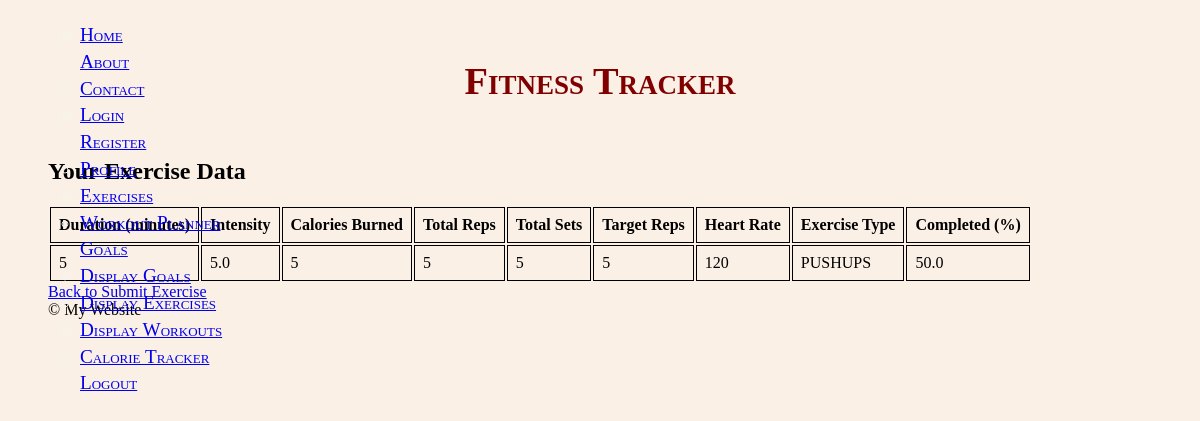
Page /displayexercises (signed in) on the committed database.
### app.py (models this page shows)
class Exercise(db.Model):
    id = db.Column(db.Integer, primary_key=True)
    exerciseduration = db.Column(db.Integer, nullable=False)
    intensity = db.Column(db.Float, nullable=False)
    caloriesburned = db.Column(db.Integer, nullable=False)
    totalreps = db.Column(db.Integer, nullable=False)
    totalsets = db.Column(db.Integer, nullable=False)
    targetreps = db.Column(db.Integer, nullable=False)
    heartrate = db.Column(db.Integer, nullable=False)
    exercise_type = db.Column(db.String(50), nullable=False)
    completed = db.Column(db.Float, nullable=False)
    user_id = db.Column(db.Integer, db.ForeignKey('user.id'), nullable=False)

### app.py (the view)
@app.route('/displayexercises', methods=['GET'])
@login_required
def displayexercise():
    user_id = current_user.id
    exercises = Exercise.query.filter_by(user_id=user_id).all()
    return render_template('displayexercises.html', exercises=exercises)

### app.py (called while the page is built)
@login_manager.user_loader
def load_user(user_id):
    return db.session.get(User, int(user_id))

### templates/displayexercises.html (shortened to what this page needs)
{% extends 'mybase.html' %}
{% block content %}
    <h2>Your Exercise Data</h2>
    <table>
        <thead>
            <tr>
                <th>Duration (minutes)</th>
                <th>Intensity</th>
                <th>Calories Burned</th>
                <th>Total Reps</th>
                <th>Total Sets</th>
                <th>Target Reps</th>
                <th>Heart Rate</th>
                <th>Exercise Type</th>
                <th>Completed (%)</th>
            </tr>
        </thead>
        <tbody>
            {% for exercise in exercises %}
            <tr>
                <td>{{ exercise.exerciseduration }}</td>
                <td>{{ exercise.intensity }}</td>
                <td>{{ exercise.caloriesburned }}</td>
                <td>{{ exercise.totalreps }}</td>
                <td>{{ exercise.totalsets }}</td>
                <td>{{ exercise.targetreps }}</td>
                <td>{{ exercise.heartrate }}</td>
                <td>{{ exercise.exercise_type }}</td>
                <td>{{ exercise.completed }}</td>
            </tr>
            {% endfor %}
        </tbody>
    </table>
    <a href="{{ url_for('exercise') }}">Back to Submit Exercise</a>
{% endblock %}

### static/style.css (style rules this page uses)
* { font-family: 'Avenir Light', 'Avenir Light Oblique', 'Avenir Book', 'Avenir Roman', 'Avenir Medium', 'Avenir Medium Oblique', 'Avenir Black', 'Avenir Black Oblique', 'Avenir Heavy'; }
body { background-color: linen; margin: .5in; margin-top: .5in; text-align: justify; word-wrap: normal; }
h1.table, th { text-align: center; border: 1px solid black; }
tr,th,td { padding: 1ch; border: 1px solid black; border-collapse: collapse; }

### rows in the picture
Exercise: exerciseduration "5", intensity "5.0", caloriesburned "5", totalreps "5", totalsets "5", targetreps "5", heartrate "120", exercise_type "PUSHUPS", completed "50.0"
